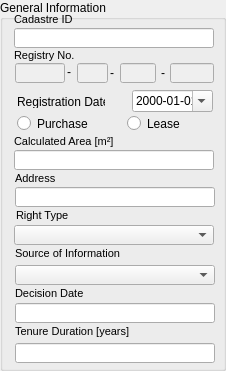
    <widget class="QGroupBox" name="leaseDetailsGBox_3">
     <property name="geometry">
      <rect>
       <x>0</x>
       <y>3</y>
       <width>226</width>
       <height>371</height>
      </rect>
     </property>
     <property name="title">
      <string>General Information</string>
     </property>
     <widget class="QLabel" name="numberLabel_3">
      <property name="geometry">
       <rect>
        <x>14</x>
        <y>6</y>
        <width>200</width>
        <height>20</height>
       </rect>
      </property>
      <property name="minimumSize">
       <size>
        <width>0</width>
        <height>20</height>
       </size>
      </property>
      <property name="maximumSize">
       <size>
        <width>16777215</width>
        <height>20</height>
       </size>
      </property>
      <property name="font">
       <font>
        <pointsize>8</pointsize>
       </font>
      </property>
      <property name="text">
       <string>Cadastre ID</string>
      </property>
      <property name="alignment">
       <set>Qt::AlignBottom|Qt::AlignLeading|Qt::AlignLeft</set>
      </property>
     </widget>
     <widget class="QLabel" name="purposeLabel_3">
      <property name="geometry">
       <rect>
        <x>15</x>
        <y>240</y>
        <width>200</width>
        <height>20</height>
       </rect>
      </property>
      <property name="minimumSize">
       <size>
        <width>0</width>
        <height>20</height>
       </size>
      </property>
      <property name="maximumSize">
       <size>
        <width>16777215</width>
        <height>20</height>
       </size>
      </property>
      <property name="font">
       <font>
        <pointsize>8</pointsize>
       </font>
      </property>
      <property name="text">
       <string>Source of Information</string>
      </property>
      <property name="alignment">
       <set>Qt::AlignBottom|Qt::AlignLeading|Qt::AlignLeft</set>
      </property>
     </widget>
     <widget class="QLabel" name="applicationDateLabel_23">
      <property name="geometry">
       <rect>
        <x>14</x>
        <y>42</y>
        <width>200</width>
        <height>20</height>
       </rect>
      </property>
      <property name="minimumSize">
       <size>
        <width>0</width>
        <height>20</height>
       </size>
      </property>
      <property name="maximumSize">
       <size>
        <width>16777215</width>
        <height>20</height>
       </size>
      </property>
      <property name="font">
       <font>
        <pointsize>8</pointsize>
       </font>
      </property>
      <property name="text">
       <string>Registry No.</string>
      </property>
      <property name="alignment">
       <set>Qt::AlignBottom|Qt::AlignLeading|Qt::AlignLeft</set>
      </property>
     </widget>
     <widget class="QComboBox" name="c_source_cbox">
      <property name="geometry">
       <rect>
        <x>15</x>
        <y>265</y>
        <width>200</width>
        <height>20</height>
       </rect>
      </property>
      <property name="minimumSize">
       <size>
        <width>0</width>
        <height>20</height>
       </size>
      </property>
      <property name="maximumSize">
       <size>
        <width>16777215</width>
        <height>20</height>
       </size>
      </property>
     </widget>
     <widget class="QLabel" name="applicationDateLabel_24">
      <property name="geometry">
       <rect>
        <x>16</x>
        <y>202</y>
        <width>200</width>
        <height>20</height>
       </rect>
      </property>
      <property name="minimumSize">
       <size>
        <width>0</width>
        <height>20</height>
       </size>
      </property>
      <property name="maximumSize">
       <size>
        <width>16777215</width>
        <height>20</height>
       </size>
      </property>
      <property name="font">
       <font>
        <pointsize>8</pointsize>
       </font>
      </property>
      <property name="text">
       <string>Right Type</string>
      </property>
      <property name="alignment">
       <set>Qt::AlignBottom|Qt::AlignLeading|Qt::AlignLeft</set>
      </property>
     </widget>
     <widget class="QLabel" name="beginDateLabel_3">
      <property name="geometry">
       <rect>
        <x>15</x>
        <y>280</y>
        <width>200</width>
        <height>20</height>
       </rect>
      </property>
      <property name="minimumSize">
       <size>
        <width>0</width>
        <height>20</height>
       </size>
      </property>
      <property name="maximumSize">
       <size>
        <width>16777215</width>
        <height>20</height>
       </size>
      </property>
      <property name="font">
       <font>
        <pointsize>8</pointsize>
       </font>
      </property>
      <property name="text">
       <string>Decision Date</string>
      </property>
      <property name="alignment">
       <set>Qt::AlignBottom|Qt::AlignLeading|Qt::AlignLeft</set>
      </property>
     </widget>
     <widget class="QLineEdit" name="c_duration_edit">
      <property name="geometry">
       <rect>
        <x>15</x>
        <y>343</y>
        <width>200</width>
        <height>20</height>
       </rect>
      </property>
      <property name="minimumSize">
       <size>
        <width>0</width>
        <height>20</height>
       </size>
      </property>
      <property name="maximumSize">
       <size>
        <width>16777215</width>
        <height>20</height>
       </size>
      </property>
      <property name="font">
       <font>
        <pointsize>8</pointsize>
       </font>
      </property>
      <property name="readOnly">
       <bool>true</bool>
      </property>
     </widget>
     <widget class="QLabel" name="applicationDateLabel_25">
      <property name="geometry">
       <rect>
        <x>15</x>
        <y>318</y>
        <width>200</width>
        <height>20</height>
       </rect>
      </property>
      <property name="minimumSize">
       <size>
        <width>0</width>
        <height>20</height>
       </size>
      </property>
      <property name="maximumSize">
       <size>
        <width>16777215</width>
        <height>20</height>
       </size>
      </property>
      <property name="font">
       <font>
        <pointsize>8</pointsize>
       </font>
      </property>
      <property name="text">
       <string>Tenure Duration [years]</string>
      </property>
      <property name="alignment">
       <set>Qt::AlignBottom|Qt::AlignLeading|Qt::AlignLeft</set>
      </property>
     </widget>
     <widget class="QLineEdit" name="c_cadastreId_edit">
      <property name="geometry">
       <rect>
        <x>14</x>
        <y>28</y>
        <width>200</width>
        <height>20</height>
       </rect>
      </property>
      <property name="minimumSize">
       <size>
        <width>0</width>
        <height>20</height>
       </size>
      </property>
      <property name="maximumSize">
       <size>
        <width>16777215</width>
        <height>20</height>
       </size>
      </property>
      <property name="font">
       <font>
        <pointsize>8</pointsize>
       </font>
      </property>
      <property name="readOnly">
       <bool>true</bool>
      </property>
     </widget>
     <widget class="QComboBox" name="c_right_type_cbox">
      <property name="geometry">
       <rect>
        <x>14</x>
        <y>225</y>
        <width>200</width>
        <height>20</height>
       </rect>
      </property>
      <property name="minimumSize">
       <size>
        <width>0</width>
        <height>20</height>
       </size>
      </property>
      <property name="maximumSize">
       <size>
        <width>16777215</width>
        <height>20</height>
       </size>
      </property>
     </widget>
     <widget class="QLineEdit" name="c_calculated_area_edit">
      <property name="geometry">
       <rect>
        <x>14</x>
        <y>150</y>
        <width>200</width>
        <height>20</height>
       </rect>
      </property>
      <property name="minimumSize">
       <size>
        <width>0</width>
        <height>20</height>
       </size>
      </property>
      <property name="maximumSize">
       <size>
        <width>16777215</width>
        <height>20</height>
       </size>
      </property>
      <property name="font">
       <font>
        <pointsize>8</pointsize>
       </font>
      </property>
      <property name="readOnly">
       <bool>true</bool>
      </property>
     </widget>
     <widget class="QLabel" name="applicationDateLabel_26">
      <property name="geometry">
       <rect>
        <x>14</x>
        <y>128</y>
        <width>200</width>
        <height>20</height>
       </rect>
      </property>
      <property name="minimumSize">
       <size>
        <width>0</width>
        <height>20</height>
       </size>
      </property>
      <property name="maximumSize">
       <size>
        <width>16777215</width>
        <height>20</height>
       </size>
      </property>
      <property name="font">
       <font>
        <pointsize>8</pointsize>
       </font>
      </property>
      <property name="text">
       <string>Calculated Area [m²]</string>
      </property>
      <property name="alignment">
       <set>Qt::AlignBottom|Qt::AlignLeading|Qt::AlignLeft</set>
      </property>
     </widget>
     <widget class="QLabel" name="applicationDateLabel_27">
      <property name="geometry">
       <rect>
        <x>15</x>
        <y>165</y>
        <width>200</width>
        <height>20</height>
       </rect>
      </property>
      <property name="minimumSize">
       <size>
        <width>0</width>
        <height>20</height>
       </size>
      </property>
      <property name="maximumSize">
       <size>
        <width>16777215</width>
        <height>20</height>
       </size>
      </property>
      <property name="font">
       <font>
        <pointsize>8</pointsize>
       </font>
      </property>
      <property name="text">
       <string>Address</string>
      </property>
      <property name="alignment">
       <set>Qt::AlignBottom|Qt::AlignLeading|Qt::AlignLeft</set>
      </property>
     </widget>
     <widget class="QLineEdit" name="c_address_edit">
      <property name="geometry">
       <rect>
        <x>15</x>
        <y>187</y>
        <width>200</width>
        <height>20</height>
       </rect>
      </property>
      <property name="minimumSize">
       <size>
        <width>0</width>
        <height>20</height>
       </size>
      </property>
      <property name="maximumSize">
       <size>
        <width>16777215</width>
        <height>20</height>
       </size>
      </property>
      <property name="font">
       <font>
        <pointsize>8</pointsize>
       </font>
      </property>
      <property name="readOnly">
       <bool>true</bool>
      </property>
     </widget>
     <widget class="QLineEdit" name="c_decision_date_edit">
      <property name="geometry">
       <rect>
        <x>15</x>
        <y>303</y>
        <width>200</width>
        <height>20</height>
       </rect>
      </property>
      <property name="minimumSize">
       <size>
        <width>0</width>
        <height>20</height>
       </size>
      </property>
      <property name="maximumSize">
       <size>
        <width>16777215</width>
        <height>20</height>
       </size>
      </property>
      <property name="font">
       <font>
        <pointsize>8</pointsize>
       </font>
      </property>
      <property name="readOnly">
       <bool>true</bool>
      </property>
     </widget>
     <widget class="QLineEdit" name="commercial_num_first_edit">
      <property name="enabled">
       <bool>false</bool>
      </property>
      <property name="geometry">
       <rect>
        <x>15</x>
        <y>63</y>
        <width>50</width>
        <height>20</height>
       </rect>
      </property>
     </widget>
     <widget class="QLabel" name="label_46">
      <property name="geometry">
       <rect>
        <x>67</x>
        <y>64</y>
        <width>16</width>
        <height>16</height>
       </rect>
      </property>
      <property name="text">
       <string>-</string>
      </property>
     </widget>
     <widget class="QLabel" name="label_47">
      <property name="geometry">
       <rect>
        <x>161</x>
        <y>65</y>
        <width>16</width>
        <height>16</height>
       </rect>
      </property>
      <property name="text">
       <string>-</string>
      </property>
     </widget>
     <widget class="QLabel" name="label_48">
      <property name="geometry">
       <rect>
        <x>110</x>
        <y>65</y>
        <width>16</width>
        <height>16</height>
       </rect>
      </property>
      <property name="text">
       <string>-</string>
      </property>
     </widget>
     <widget class="QLineEdit" name="commercial_num_last_edit">
      <property name="enabled">
       <bool>false</bool>
      </property>
      <property name="geometry">
       <rect>
        <x>170</x>
        <y>63</y>
        <width>44</width>
        <height>20</height>
       </rect>
      </property>
     </widget>
     <widget class="QLineEdit" name="commercial_num_middle_edit">
      <property name="enabled">
       <bool>false</bool>
      </property>
      <property name="geometry">
       <rect>
        <x>120</x>
        <y>63</y>
        <width>36</width>
        <height>20</height>
       </rect>
      </property>
     </widget>
     <widget class="QLineEdit" name="commercial_num_type_edit">
      <property name="enabled">
       <bool>false</bool>
      </property>
      <property name="geometry">
       <rect>
        <x>77</x>
        <y>63</y>
        <width>31</width>
        <height>20</height>
       </rect>
      </property>
     </widget>
     <widget class="QRadioButton" name="c_purchase_rbutton">
      <property name="geometry">
       <rect>
        <x>17</x>
        <y>115</y>
        <width>101</width>
        <height>17</height>
       </rect>
      </property>
      <property name="text">
       <string>Purchase</string>
      </property>
     </widget>
     <widget class="QRadioButton" name="c_lease_rbutton">
      <property name="geometry">
       <rect>
        <x>127</x>
        <y>115</y>
        <width>96</width>
        <height>17</height>
       </rect>
      </property>
      <property name="text">
       <string>Lease</string>
      </property>
     </widget>
     <widget class="QLabel" name="label_13">
      <property name="geometry">
       <rect>
        <x>17</x>
        <y>95</y>
        <width>88</width>
        <height>13</height>
       </rect>
      </property>
      <property name="text">
       <string>Registration Date:</string>
      </property>
     </widget>
     <widget class="QDateEdit" name="c_registration_date">
      <property name="geometry">
       <rect>
        <x>132</x>
        <y>90</y>
        <width>81</width>
        <height>22</height>
       </rect>
      </property>
      <property name="displayFormat">
       <string>yyyy-MM-dd</string>
      </property>
      <property name="calendarPopup">
       <bool>true</bool>
      </property>
     </widget>
    </widget>
